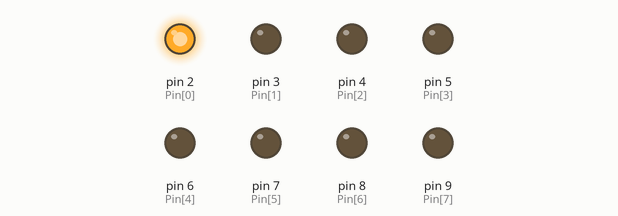
Recording of a sketch running on a simulated Arduino Uno, built with avr-gcc and run on an emulated ATmega328P. Parts: output pins drawn as LEDs (lit = HIGH).

Above: at 0.2 s.
At 1.2 s:
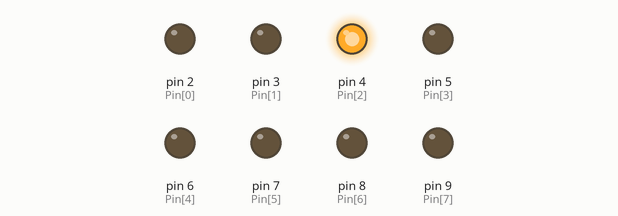
At 2.2 s:
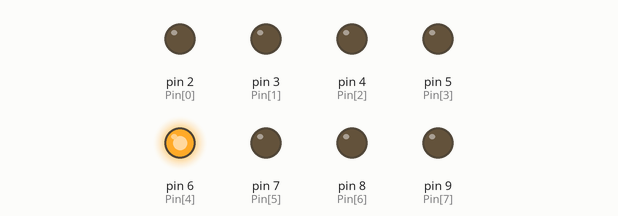
At 4.2 s:
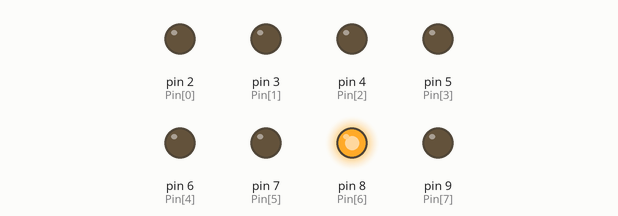
At 6.7 s:
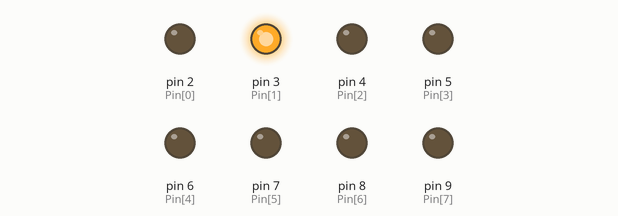
At 8.7 s:
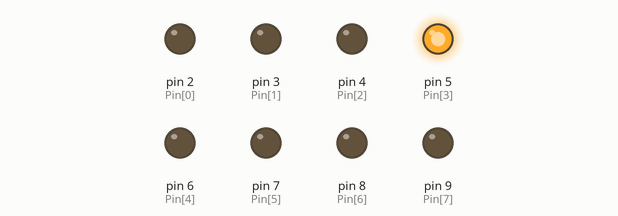
Timing chart, 0 to 9.1 s (numbered marks = the images above):
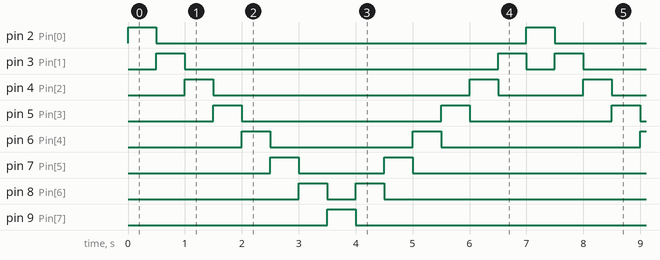

The sketch:

1306_3-6.ino
```cpp
byte Pin[] = {2,3,4,5,6,7,8,9};
byte Pin_num = sizeof(Pin) / sizeof(byte); // Pin
void setup() {
 for(int i=2 ; i<=9 ; i++)
 pinMode(i, OUTPUT);
}

void loop() {
for(int i = 0; i<Pin_num; i++)
{
  for(int j = 0; j<Pin_num; j++)
  {
    if (i == j)
       digitalWrite(Pin[j], HIGH);
    else
       digitalWrite(Pin[j], LOW);
  }
  delay(500);
}
for(int i = Pin_num-2; i>0; i--)
{
  for(int j = 0; j<Pin_num; j++)
  {
    if(i == j)
      digitalWrite(Pin[j], HIGH);
    else
      digitalWrite(Pin[j], LOW);
  }
  delay(500);
}
}
```

Measured:
- by itself, pin 2 (Pin[0]), pin 9 (Pin[7]): alternates HIGH for 0.50 s and LOW for 6.5 s
- by itself, pin 3 (Pin[1]): repeats every 7.0 s: LOW 5.5 s, HIGH 0.50 s, LOW 0.50 s, HIGH 0.50 s
- by itself, pin 4 (Pin[2]): repeats every 7.0 s: LOW 4.5 s, HIGH 0.50 s, LOW 1.5 s, HIGH 0.50 s
- by itself, pin 5 (Pin[3]): repeats every 7.0 s: LOW 3.5 s, HIGH 0.50 s, LOW 2.5 s, HIGH 0.50 s
- by itself, pin 6 (Pin[4]): repeats every 7.0 s: LOW 2.5 s, HIGH 0.50 s, LOW 3.5 s, HIGH 0.50 s
- by itself, pin 7 (Pin[5]): repeats every 7.0 s: LOW 1.5 s, HIGH 0.50 s, LOW 4.5 s, HIGH 0.50 s
- by itself, pin 8 (Pin[6]): repeats every 7.0 s: LOW 0.50 s, HIGH 0.50 s, LOW 5.5 s, HIGH 0.50 s
